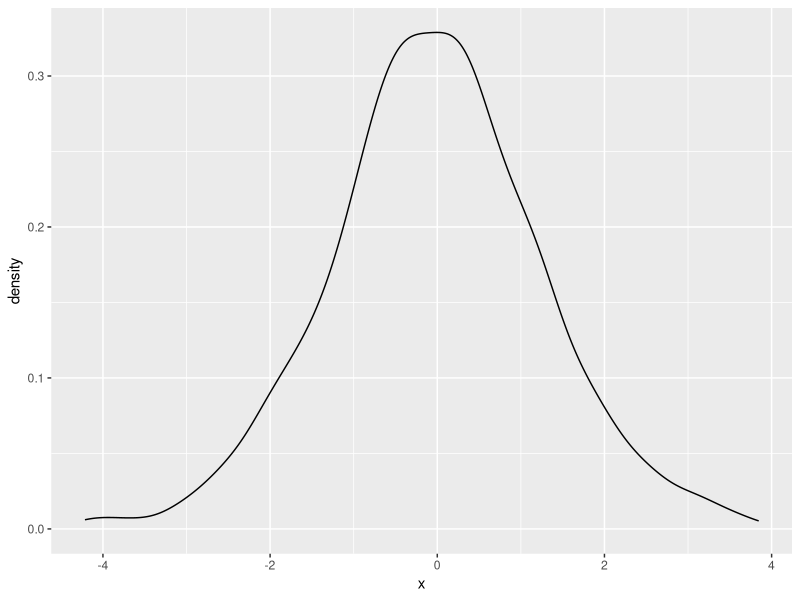
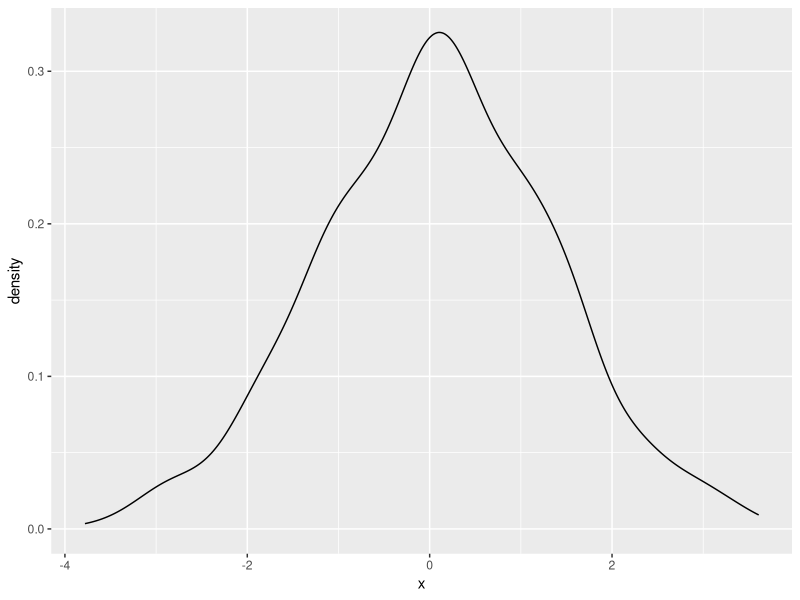
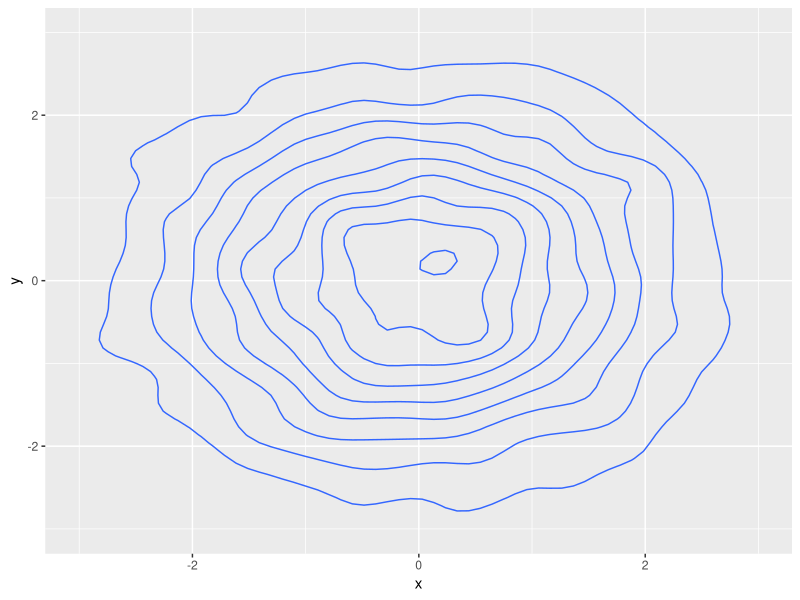
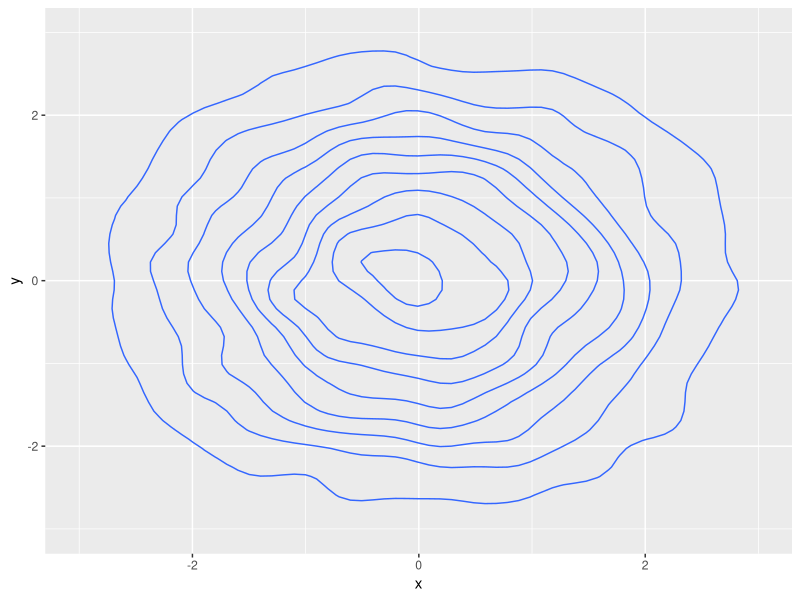

These charts were generated, in order, by the following R code:
library(tidyverse)

set.seed(10716)

gaussian_matrix <- function(nrow, ncol, mean, sd) {
  matrix(rnorm(nrow*ncol, mean, sd), nrow, ncol)
}

uniform_matrix <- function(nrow, ncol, min, max) {
  matrix(runif(nrow*ncol, min, max), nrow, ncol)
}

# simple random weights one hidden layer NN, described in Neal (1996)
one_layer_nn <- function(x, hidden_dim, output_dim) {
  input_dim <- length(x)
  
  # u, a: hidden layer weights, bias
  # v, b: output layer weights, bias
  
  u <- uniform_matrix(hidden_dim, input_dim, -1, 1)  
  a <- rnorm(hidden_dim, 0, 1)  
  v <- gaussian_matrix(output_dim, hidden_dim, 0, hidden_dim^(-1/2)) 
  b <- rnorm(output_dim, 0, 1) 
  
  h <- tanh(a + u %*% x)
  y <- b + v %*% h
  
  return(as.numeric(y))
  
}

# simulate many networks to see output distribution
# uses fixed data model

# 1D output
x <- rep(1,10)
sim_1d_5 <- data.frame(x=replicate(1000, one_layer_nn(x, 5, 1)))
ggplot(sim_1d_5, aes(x = x)) +
  geom_density()

sim_1d_100 <- data.frame(x=replicate(1000, one_layer_nn(x, 100, 1)))
ggplot(sim_1d_100, aes(x = x)) +
  geom_density()


# 2D output
sim_2d_5 <- replicate(10000, one_layer_nn(x, 5, 2))
sim_2d_5 <- data.frame(x=sim_2d_5[1,], y=sim_2d_5[2,])
ggplot(sim_2d_5, aes(x=x, y=y)) +
  geom_density_2d() + 
  coord_cartesian(xlim=c(-3,3), ylim=c(-3,3))


sim_2d_100 <- replicate(10000, one_layer_nn(x, 100, 2))
sim_2d_100 <- data.frame(x=sim_2d_100[1,], y=sim_2d_100[2,])
ggplot(sim_2d_100, aes(x=x, y=y)) +
  geom_density_2d() + 
  coord_cartesian(xlim=c(-3,3), ylim=c(-3,3))


